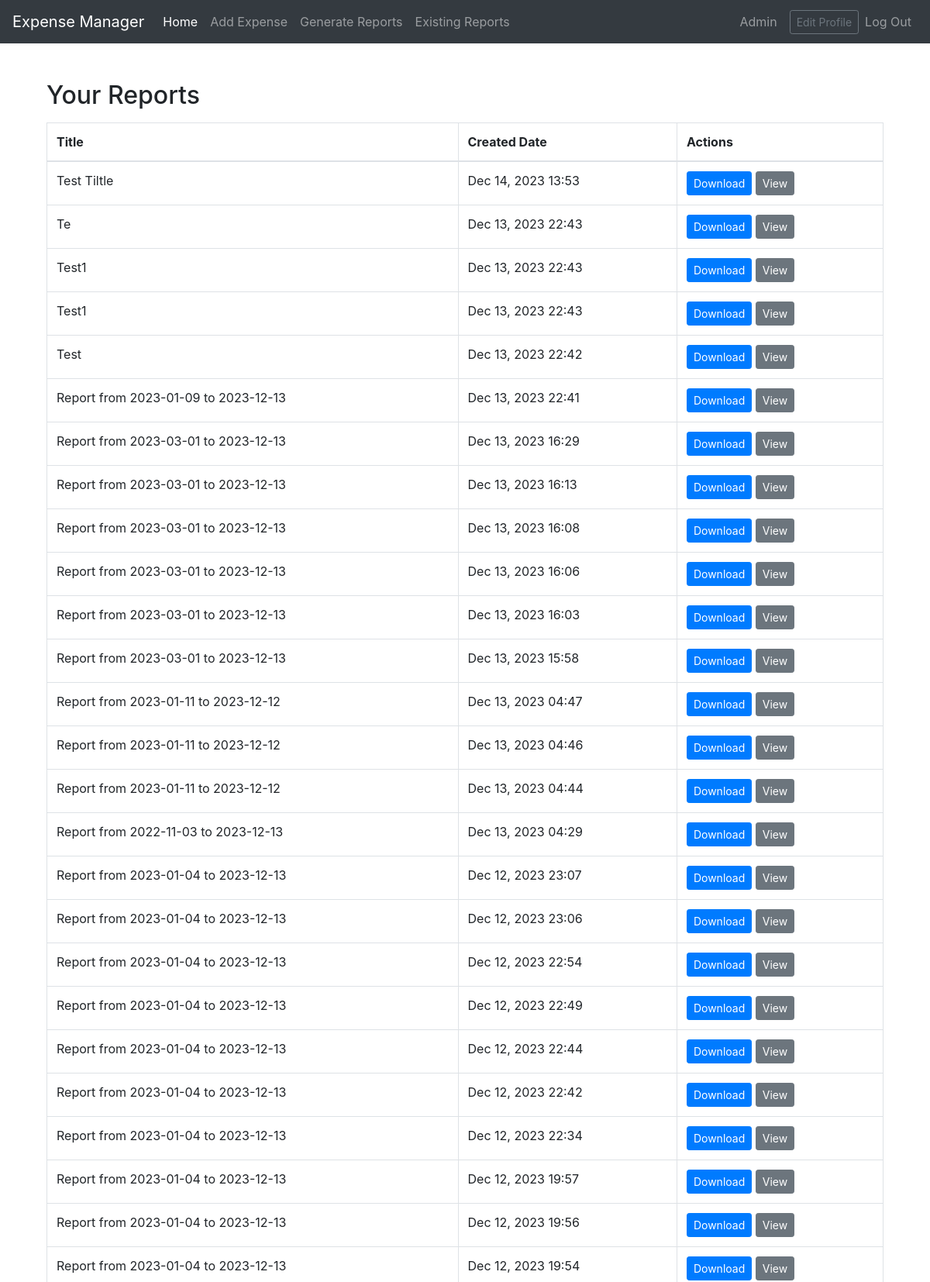
The app's page /view-reports/ (signed in, upper part) with its own data.
### expenses/models.py (models this page shows, shortened)
class Report(models.Model):
    user = models.ForeignKey(User, on_delete=models.CASCADE)
    title = models.CharField(max_length=100, blank=True)
    created_date = models.DateTimeField(auto_now_add=True)
    report_file = models.FileField(upload_to='reports/', blank=True, null=True)
    unique_id = models.UUIDField(default=uuid.uuid4, editable=False, unique=True)
    start_date = models.DateField(null=True, blank=True)
    end_date = models.DateField(null=True, blank=True)

### expenses/views.py (the view)
# urls.py: path('view-reports/', view_reports, name='view_reports'),
@login_required
def view_reports(request):
    user_reports = Report.objects.filter(user=request.user).order_by('-created_date')
    context = {'reports': user_reports}
    return render(request, 'expenses/view_reports.html', context)

### expenses/templates/expenses/view_reports.html (shortened to what this page needs)
{% extends 'base.html' %}
{% block content %}
<div class="container mt-4">
    <h2 class="mb-3">Your Reports</h2>
    <div class="table-responsive">
        <table class="table table-bordered">
            <thead>
                <tr>
                    <th>Title</th>
                    <th>Created Date</th>
                    <th>Actions</th>
                </tr>
            </thead>
            <tbody>
                {% for report in reports %}
                <tr>
                    <td>{{ report.title }}</td>
                    <td>{{ report.created_date|date:"M d, Y H:i" }}</td>
                    <td>
                        {% if report.report_file %}
                        <a href="{{ report.report_file.url }}" class="btn btn-primary btn-sm" download="{{ report.title }}.csv">Download</a>
                        <a href="{% url 'report_detail' report.id %}" class="btn btn-secondary btn-sm">View</a>
                        {% endif %}
                    </td>
                </tr>
                {% empty %}
                <tr>
                    <td colspan="3">No reports found.</td>
                </tr>
                {% endfor %}
            </tbody>
        </table>
    </div>
</div>
{% endblock %}

### templates/base.html (shortened to what this page needs)
{% load static %}
<!DOCTYPE html>
<html lang="en">
<head>
    <link href="https://stackpath.bootstrapcdn.com/bootstrap/4.5.2/css/bootstrap.min.css" rel="stylesheet">
    <link rel="stylesheet" href="{% static 'css/style.css' %}">
</head>
<body>
    <nav class="navbar navbar-expand-md navbar-dark bg-dark fixed-top">
        <a class="navbar-brand" href="{% url 'home' %}">Expense Manager</a>
        <div class="collapse navbar-collapse" id="navbarCollapse">
            <ul class="navbar-nav mr-auto">
                <li class="nav-item active">
                    <a class="nav-link" href="{% url 'home' %}">Home</a>
                </li>
                <li class="nav-item">
                    <a class="nav-link" href="{% url 'add_expense' %}">Add Expense</a>
                </li>
                <li class="nav-item">
                    <a class="nav-link" href="{% url 'generate_report' %}">Generate Reports</a>
                </li>
                <li class="nav-item">
                    <a class="nav-link" href="{% url 'view_reports' %}">Existing Reports</a>
                </li>
            </ul>
            <ul class="navbar-nav">
                {% if user.is_authenticated %}
                    <li class="nav-item d-flex align-items-center">
                        <a class="nav-link" href="{% url 'profile_view' %}">
                            {{ user.username }}
                        </a>
                        <a class="btn btn-sm btn-outline-secondary ml-2" href="{% url 'edit_profile' %}">Edit Profile</a>
                    </li>
                    <li class="nav-item">
                        <a class="nav-link" href="{% url 'logout' %}">Log Out</a>
                    </li>
                {% else %}
                    <li class="nav-item">
                        <a class="nav-link" href="{% url 'login' %}">Log In</a>
                    </li>
                {% endif %}
            </ul>
        </div>
    </nav>
    <main role="main" class="container">
        {% block content %}{% endblock %}
    </main>
</body>
</html>

### templates/base.html (style rules this page uses)
body { padding-top: 5rem; }
.navbar { margin-bottom: 20px; }

### records on screen
Report: title "Test Tiltle", created_date "Dec 14, 2023 13:53"
Report: title "Te", created_date "Dec 13, 2023 22:43"
Report: title "Test1", created_date "Dec 13, 2023 22:43"
Report: title "Test1", created_date "Dec 13, 2023 22:43"
Report: title "Test", created_date "Dec 13, 2023 22:42"
Report: title "Report from 2023-01-09 to 2023-12-13", created_date "Dec 13, 2023 22:41"
Report: title "Report from 2023-03-01 to 2023-12-13", created_date "Dec 13, 2023 16:29"
Report: title "Report from 2023-03-01 to 2023-12-13", created_date "Dec 13, 2023 16:13"
Report: title "Report from 2023-03-01 to 2023-12-13", created_date "Dec 13, 2023 16:08"
Report: title "Report from 2023-03-01 to 2023-12-13", created_date "Dec 13, 2023 16:06"
Report: title "Report from 2023-03-01 to 2023-12-13", created_date "Dec 13, 2023 16:03"
Report: title "Report from 2023-03-01 to 2023-12-13", created_date "Dec 13, 2023 15:58"
Report: title "Report from 2023-01-11 to 2023-12-12", created_date "Dec 13, 2023 04:47"
Report: title "Report from 2023-01-11 to 2023-12-12", created_date "Dec 13, 2023 04:46"
Report: title "Report from 2023-01-11 to 2023-12-12", created_date "Dec 13, 2023 04:44"
Report: title "Report from 2022-11-03 to 2023-12-13", created_date "Dec 13, 2023 04:29"
Report: title "Report from 2023-01-04 to 2023-12-13", created_date "Dec 12, 2023 23:07"
Report: title "Report from 2023-01-04 to 2023-12-13", created_date "Dec 12, 2023 23:06"
Report: title "Report from 2023-01-04 to 2023-12-13", created_date "Dec 12, 2023 22:54"
Report: title "Report from 2023-01-04 to 2023-12-13", created_date "Dec 12, 2023 22:49"
Report: title "Report from 2023-01-04 to 2023-12-13", created_date "Dec 12, 2023 22:44"
Report: title "Report from 2023-01-04 to 2023-12-13", created_date "Dec 12, 2023 22:42"
Report: title "Report from 2023-01-04 to 2023-12-13", created_date "Dec 12, 2023 22:34"
Report: title "Report from 2023-01-04 to 2023-12-13", created_date "Dec 12, 2023 19:57"
Report: title "Report from 2023-01-04 to 2023-12-13", created_date "Dec 12, 2023 19:56"
Report: title "Report from 2023-01-04 to 2023-12-13", created_date "Dec 12, 2023 19:54"

### other values on screen
{{ user.username }} "Admin"
